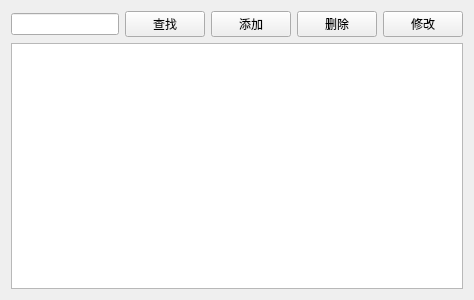
<?xml version="1.0" encoding="UTF-8"?>
<ui version="4.0">
 <class>PatientView</class>
 <widget class="QWidget" name="PatientView">
  <property name="geometry">
   <rect>
    <x>0</x>
    <y>0</y>
    <width>400</width>
    <height>300</height>
   </rect>
  </property>
  <property name="windowTitle">
   <string>患者管理</string>
  </property>
  <layout class="QVBoxLayout" name="verticalLayout">
   <item>
    <layout class="QHBoxLayout" name="horizontalLayout">
     <item>
      <widget class="QLineEdit" name="txtSearch">
       <property name="sizePolicy">
        <sizepolicy hsizetype="Fixed" vsizetype="Fixed">
         <horstretch>0</horstretch>
         <verstretch>0</verstretch>
        </sizepolicy>
       </property>
      </widget>
     </item>
     <item>
      <widget class="QPushButton" name="btSearch">
       <property name="text">
        <string>查找</string>
       </property>
      </widget>
     </item>
     <item>
      <widget class="QPushButton" name="btAdd">
       <property name="text">
        <string>添加</string>
       </property>
      </widget>
     </item>
     <item>
      <widget class="QPushButton" name="btDelete">
       <property name="text">
        <string>删除</string>
       </property>
      </widget>
     </item>
     <item>
      <widget class="QPushButton" name="btEdit">
       <property name="text">
        <string>修改</string>
       </property>
      </widget>
     </item>
    </layout>
   </item>
   <item>
    <widget class="QTableView" name="tableView"/>
   </item>
  </layout>
 </widget>
 <resources/>
 <connections/>
</ui>
